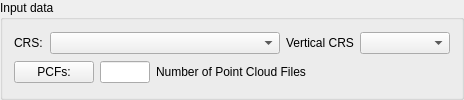
      <widget class="QGroupBox" name="groupBox_2">
       <property name="title">
        <string>Input data</string>
       </property>
       <layout class="QGridLayout" name="gridLayout_4">
        <item row="0" column="0" colspan="4">
         <layout class="QHBoxLayout" name="horizontalLayout_9">
          <item>
           <widget class="QLabel" name="addPCFsCrsLbel_2">
            <property name="minimumSize">
             <size>
              <width>30</width>
              <height>0</height>
             </size>
            </property>
            <property name="maximumSize">
             <size>
              <width>30</width>
              <height>16777215</height>
             </size>
            </property>
            <property name="text">
             <string>CRS:</string>
            </property>
           </widget>
          </item>
          <item>
           <widget class="QComboBox" name="ppToolsIPCFsHorizontalCRSsComboBox"/>
          </item>
          <item>
           <widget class="QLabel" name="ppToolsIPCFsAltitudeLabel">
            <property name="minimumSize">
             <size>
              <width>68</width>
              <height>0</height>
             </size>
            </property>
            <property name="maximumSize">
             <size>
              <width>40</width>
              <height>16777215</height>
             </size>
            </property>
            <property name="toolTip">
             <string>Ignored in this plugin version</string>
            </property>
            <property name="text">
             <string>Vertical CRS:</string>
            </property>
           </widget>
          </item>
          <item>
           <widget class="QComboBox" name="ppToolsIPCFsVerticalCRSsComboBox">
            <property name="minimumSize">
             <size>
              <width>90</width>
              <height>0</height>
             </size>
            </property>
            <property name="maximumSize">
             <size>
              <width>90</width>
              <height>16777215</height>
             </size>
            </property>
           </widget>
          </item>
         </layout>
        </item>
        <item row="1" column="0">
         <widget class="QPushButton" name="ppToolsSelectIPCFsPushButton">
          <property name="minimumSize">
           <size>
            <width>50</width>
            <height>0</height>
           </size>
          </property>
          <property name="maximumSize">
           <size>
            <width>100</width>
            <height>16777215</height>
           </size>
          </property>
          <property name="text">
           <string>PCFs:</string>
          </property>
         </widget>
        </item>
        <item row="1" column="1">
         <widget class="QLineEdit" name="ppToolsNumberOfIPCFsLineEdit">
          <property name="minimumSize">
           <size>
            <width>50</width>
            <height>0</height>
           </size>
          </property>
          <property name="maximumSize">
           <size>
            <width>50</width>
            <height>16777215</height>
           </size>
          </property>
          <property name="readOnly">
           <bool>true</bool>
          </property>
         </widget>
        </item>
        <item row="1" column="2">
         <widget class="QLabel" name="label_7">
          <property name="minimumSize">
           <size>
            <width>140</width>
            <height>0</height>
           </size>
          </property>
          <property name="text">
           <string>Number of Point Cloud Files</string>
          </property>
         </widget>
        </item>
        <item row="1" column="3">
         <spacer name="horizontalSpacer_16">
          <property name="orientation">
           <enum>Qt::Horizontal</enum>
          </property>
          <property name="sizeHint" stdset="0">
           <size>
            <width>138</width>
            <height>20</height>
           </size>
          </property>
         </spacer>
        </item>
       </layout>
      </widget>
